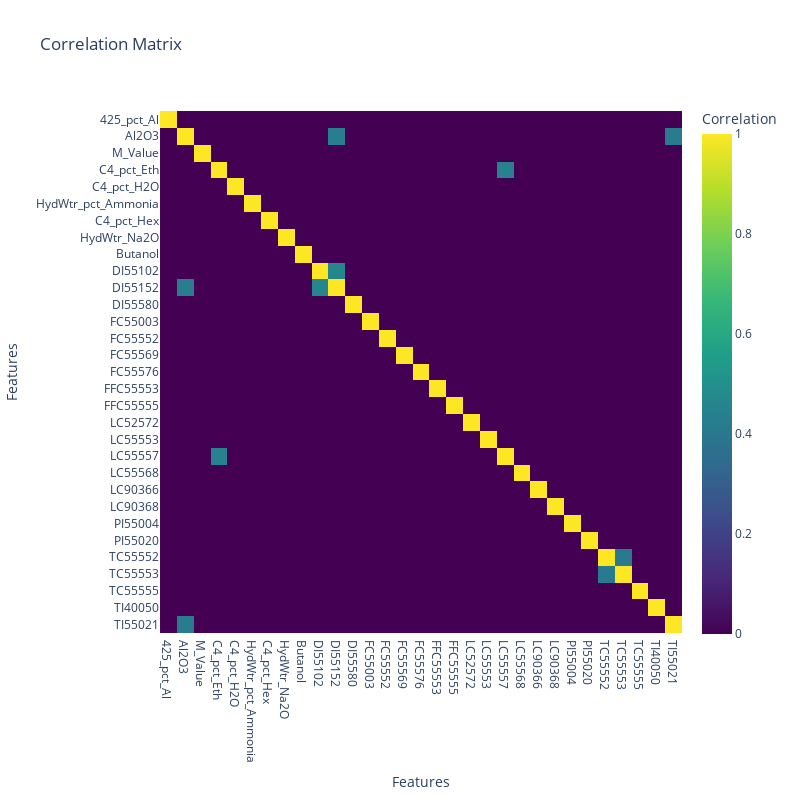

The notebook cell this image was saved under:
### Code cell
threshold = 0.4
correlation_matrix = df_All.corr(numeric_only=True)
correlation_matrix = correlation_matrix[abs(correlation_matrix) > threshold].fillna(0)



fig = px.imshow(correlation_matrix, 
                color_continuous_scale='Viridis',
                labels=dict(x="Features", y="Features", color="Correlation"),
                title="Correlation Matrix")

fig.update_xaxes(title_text='Features', side='bottom')
fig.update_layout(width=800, height=800)

fig.show()

### Figure 1 — Plotly figure (JSON) as saved in the notebook; plotly's stock layout.template omitted (floating-point values rounded to 4 significant figures; data arrays with more than 128 entries replaced by an {"elided": "..."} marker saying what was removed)
{"data": [{"coloraxis": "coloraxis", "hovertemplate": "Features: %{x}<br>Features: %{y}<br>Correlation: %{z}<extra></extra>", "name": "0", "type": "heatmap", "x": ["425_pct_Al", "Al2O3", "M_Value", "C4_pct_Eth", "C4_pct_H2O", "HydWtr_pct_Ammonia", "C4_pct_Hex", "HydWtr_Na2O", "Butanol", "DI55102", "DI55152", "DI55580", "FC55003", "FC55552", "FC55569", "FC55576", "FFC55553", "FFC55555", "LC52572", "LC55553", "LC55557", "LC55568", "LC90366", "LC90368", "PI55004", "PI55020", "TC55552", "TC55553", "TC55555", "TI40050", "TI55021"], "xaxis": "x", "y": ["425_pct_Al", "Al2O3", "M_Value", "C4_pct_Eth", "C4_pct_H2O", "HydWtr_pct_Ammonia", "C4_pct_Hex", "HydWtr_Na2O", "Butanol", "DI55102", "DI55152", "DI55580", "FC55003", "FC55552", "FC55569", "FC55576", "FFC55553", "FFC55555", "LC52572", "LC55553", "LC55557", "LC55568", "LC90366", "LC90368", "PI55004", "PI55020", "TC55552", "TC55553", "TC55555", "TI40050", "TI55021"], "yaxis": "y", "z": {"elided": "31x31 float values"}}], "layout": {"coloraxis": {"colorbar": {"title": {"text": "Correlation"}}, "colorscale": [[0, "#440154"], [0.1111, "#482878"], [0.2222, "#3e4989"], [0.3333, "#31688e"], [0.4444, "#26828e"], [0.5556, "#1f9e89"], [0.6667, "#35b779"], [0.7778, "#6ece58"], [0.8889, "#b5de2b"], [1, "#fde725"]]}, "height": 800, "title": {"text": "Correlation Matrix"}, "width": 800, "xaxis": {"anchor": "y", "constrain": "domain", "domain": [0, 1], "scaleanchor": "y", "side": "bottom", "title": {"text": "Features"}}, "yaxis": {"anchor": "x", "autorange": "reversed", "constrain": "domain", "domain": [0, 1], "title": {"text": "Features"}}}}
